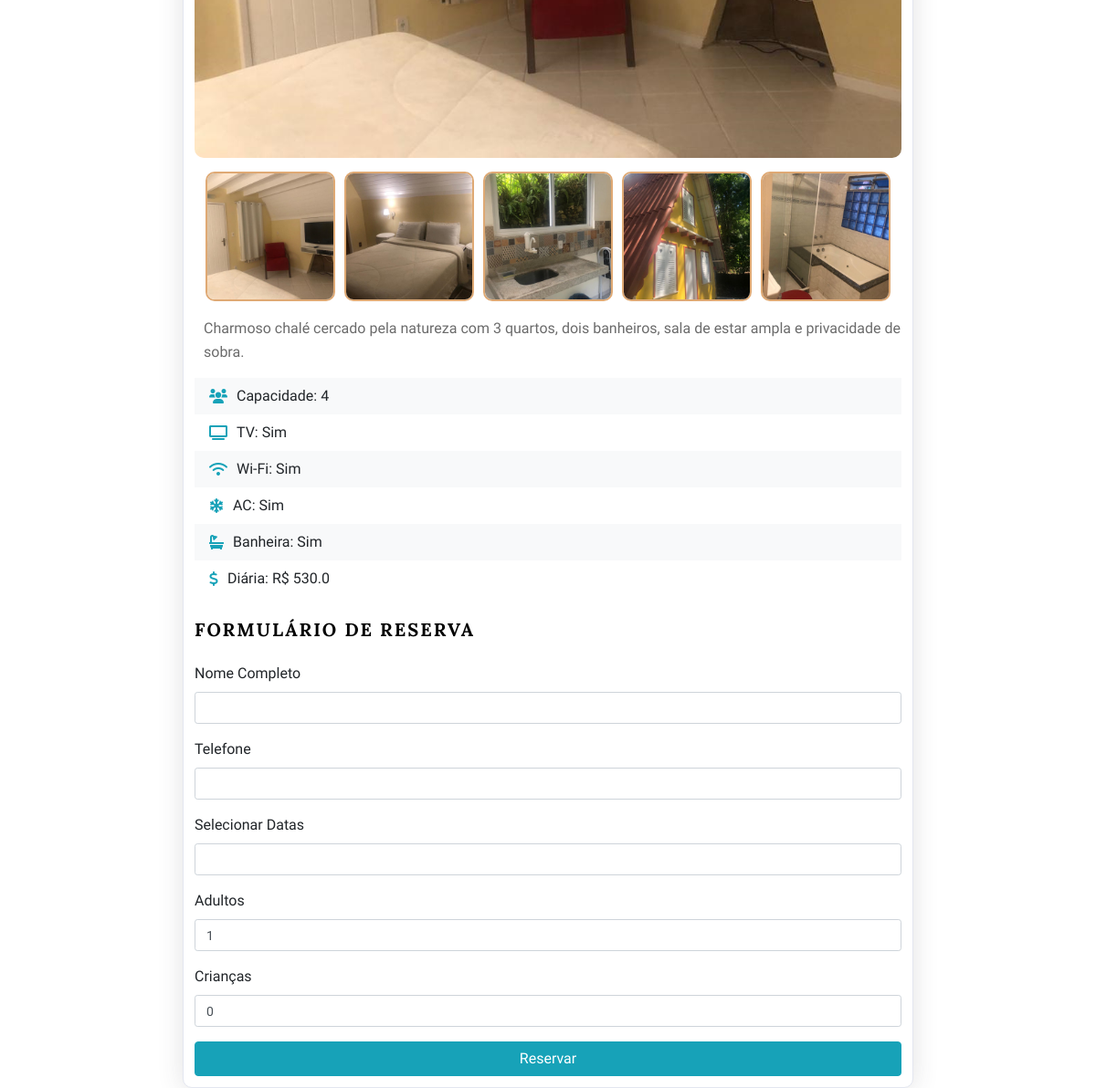
/check_availability/14/ (lower part), run on an earlier commit of the app's database.
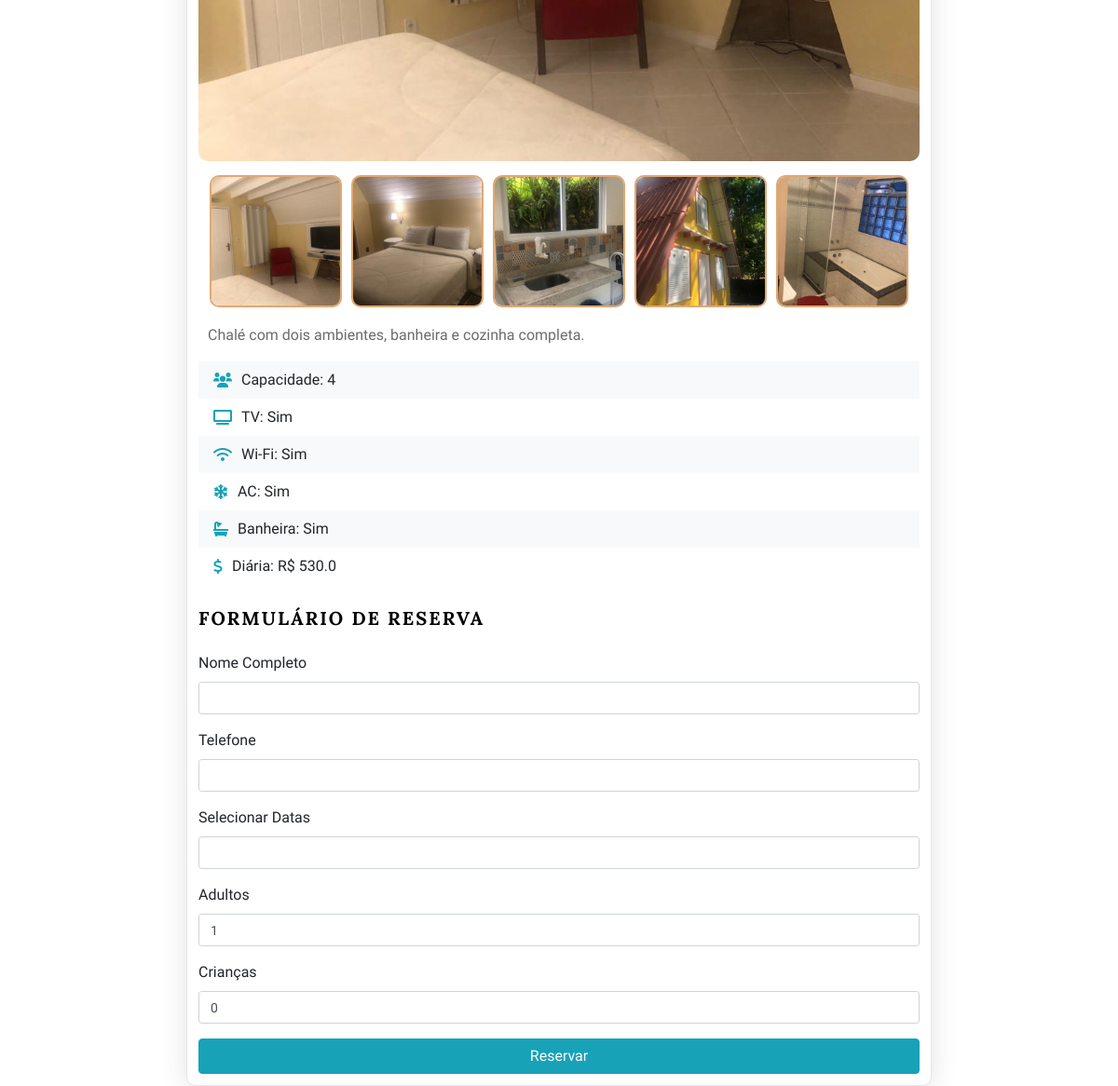
And on a later commit of the database.
### backend/models.py (models this page shows, shortened)
class Room(models.Model):
    title = models.CharField(max_length=200)
    description = models.CharField(max_length=600)
    image = models.ImageField(upload_to='room_images/', blank=True, null=True)  # Main image
    capacity = models.IntegerField()
    ac = models.BooleanField(default=False)
    tv = models.BooleanField(default=True)
    wifi = models.BooleanField(default=True)
    bathtub = models.BooleanField(default=False)
    price = models.FloatField()
    category = models.ForeignKey(Category, on_delete=models.CASCADE, default=1)
    available = models.BooleanField(default=True)

### backend/views.py (the view)
# urls.py: path('check_availability/<int:room_id>/', views.check_availability, name='check_availability'),
def check_availability(request, room_id):
    room = get_object_or_404(Room, id=room_id)
    bookings = Booking.objects.filter(room=room).exclude(check_out__lt=datetime.date.today())
    images = room.images.all()
    booked_dates = []
    for booking in bookings:
        current_date = booking.check_in
        while current_date <= booking.check_out:
            booked_dates.append(current_date.strftime('%Y-%m-%d'))
            current_date += datetime.timedelta(days=1)
    if request.method == 'POST':
        form = BookingForm(request.POST)
        if form.is_valid():
            booking = form.save(commit=False)
            booking.room = room
            booking.save()
            return redirect('success_page')
    else:
        form = BookingForm()
    return render(request, 'backend/check_availability.html', {
        'room': room,
        'booked_dates': booked_dates,
        'form': form,
        'images': images
    })

### backend/forms.py (shortened to what this page needs)
class BookingForm(forms.ModelForm):
    class Meta:
        model = Booking
        fields = ['guest_name', 'phone_number', 'check_in', 'check_out', 'adults', 'children']
        widgets = {
            'guest_name': forms.TextInput(attrs={'class': 'form-control'}),
            'phone_number': forms.TextInput(attrs={'class': 'form-control', 'maxlength': 13}),
            'check_in': forms.HiddenInput(),
            'check_out': forms.HiddenInput(),
            'adults': forms.NumberInput(attrs={'class': 'form-control', 'min': 1, 'max': 10}),
            'children': forms.NumberInput(attrs={'class': 'form-control', 'min': 0, 'max': 10}),
        }
        labels = {
            'guest_name': 'Nome Completo',
            'phone_number': 'Telefone',
            'adults': 'Adultos',
            'children': 'Crianças',
        }
    def __init__(self, *args, **kwargs):
        super(BookingForm, self).__init__(*args, **kwargs)
        self.fields['guest_name'].required = True
        self.fields['phone_number'].required = True
        self.fields['adults'].initial = 1
        self.fields['children'].initial = 0

### backend/templates/backend/check_availability.html (shortened to what this page needs)
{% extends "backend/layout.html" %}
{% block extra_head %}
<link rel="stylesheet" href="https://cdn.jsdelivr.net/npm/flatpickr/dist/flatpickr.min.css">
<link rel="stylesheet" href="https://cdnjs.cloudflare.com/ajax/libs/font-awesome/6.0.0-beta3/css/all.min.css">
{% endblock %}
{% block body %}
<div class="container">
    <div class="card card-custom">
        <div class="card-body">
            <img id="main-image" src="{{ room.image.url }}" class="card-img-top" alt="{{ room.title }}">
            <div class="thumbnail-container">
                <img src="{{ room.image.url }}" class="thumbnail" onclick="changeMainImage('{{ room.image.url }}')">
                {% for image in images %}
                    <img src="{{ image.image.url }}" class="thumbnail" onclick="changeMainImage('{{ image.image.url }}')">
                {% endfor %}
            </div>
            <p class="card-text" style="margin-top: 12px; margin-left: 10px;">{{ room.description }}</p>
            <ul class="list-group list-group-flush mb-4">
                <li class="list-group-item"><i class="fas fa-users"></i>Capacidade: {{ room.capacity }}</li>
                <li class="list-group-item"><i class="fas fa-tv"></i>TV: {{ room.tv|yesno:"Sim,Não" }}</li>
                <li class="list-group-item"><i class="fas fa-wifi"></i>Wi-Fi: {{ room.wifi|yesno:"Sim,Não" }}</li>
                <li class="list-group-item"><i class="fas fa-snowflake"></i>AC: {{ room.ac|yesno:"Sim,Não" }}</li>
                <li class="list-group-item"><i class="fas fa-bath"></i>Banheira: {{ room.bathtub|yesno:"Sim,Não" }}</li>
                <li class="list-group-item"><i class="fas fa-dollar-sign"></i>Diária: R$ {{ room.price }}</li>
            </ul>
            <form method="post">
                <div class="form-group">
                    <h3 class="res-form">Formulário de Reserva</h3><br/>
                    <label for="guest_name">Nome Completo</label><br/>
                    {{ form.guest_name }}
                </div>
                <div class="form-group">
                    <label for="phone_number">Telefone</label><br/>
                    {{ form.phone_number }}
                </div>
                <div class="form-group">
                    <label for="dates">Selecionar Datas</label>
                    <input type="text" id="date_range" class="form-control flatpickr-input" name="date_range">
                </div>
                <div class="form-group">
                    <label for="adults">Adultos</label><br/>
                    {{ form.adults }}
                </div>
                <div class="form-group">
                    <label for="children">Crianças</label><br/>
                    {{ form.children }}
                </div>
                <button type="submit" class="btn btn-info">Reservar</button>
            </form>
        </div>
    </div>
</div>
{% endblock %}

What changed in the data, as far as the page shows it:
changed Room "Sim": description "Charmoso chalé cercado pela natureza com 3 quartos, dois banheiros, sala de estar ampla e privacidade de sobra." → "Chalé com dois ambientes, banheira e cozinha completa."
